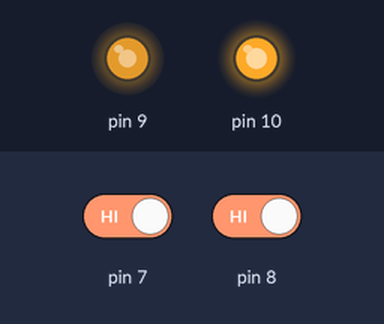
The sketch below on a simulated Arduino Uno, built with avr-gcc and run on an emulated ATmega328P. Shown: output pins drawn as LEDs (lit = HIGH). The test bench sets the inputs (shaded band); at power-on: pin 7 HIGH, pin 8 HIGH.

Above: at 1.2 s.
1.3 s: pin 7 driven LOW
At 2.7 s:
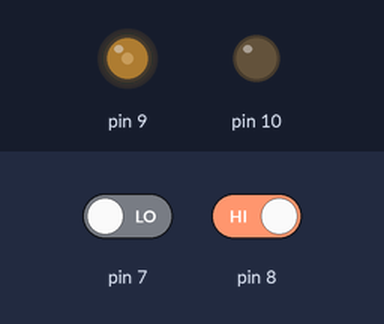
At 3.4 s:
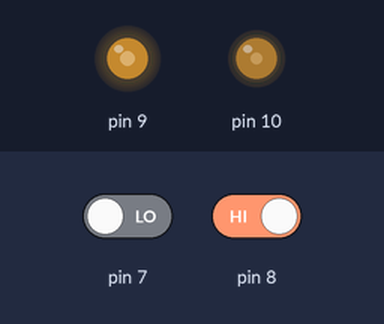
4.3 s: pin 8 driven LOW
7.3 s: pin 8 driven HIGH
10.3 s: pin 7 driven HIGH
At 11.5 s:
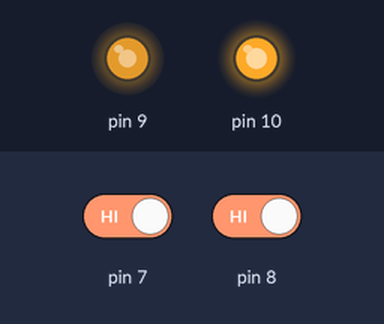
Timing chart, 0 to 13.0 s (numbered marks = the images above; inputs shaded):
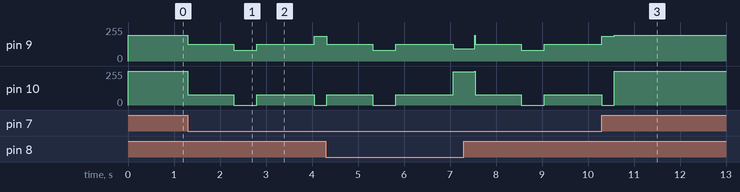

Measured:
- after the input at 1.3 s, pin 9: 192/255 → 127/255 at once, → 80/255 1.0 s later, → 127/255 0.50 s later, → 187/255 1.3 s later; pin 10: 254/255 → 77/255 at once, → 0/255 1.0 s later, → 77/255 0.50 s later, → 0/255 1.3 s later
- after the input at 10.3 s, pin 9: goes on until 10.6 s, then stays 192/255; pin 10: goes on until 10.6 s, then stays 254/255

The sketch:

Robot.ino
```cpp
void setup() {
  // put your setup code here, to run once:
  pinMode(7,INPUT);
  pinMode(8,INPUT);
}


/*  enfrente();
  delay(1000);//enfrente 1 s= 23 cm
  //para();
  //delay(3000);
  //atras();
  //delay(1000);// atras 1 s= 23 cm
  float a=(1850/360)*90;// Izq 45°=462 o el valor de 90°
  float b=(1500/360)*90;// Der 45°=375 o el valor de 90°
  //gira_izq(a);
  //gira_der(b);
  //gira_der(b);
  */

void loop() {
  // put your main code here, to run repeatedly:
  avanza();
  delay(10);
  if(digitalRead(7)==0 && digitalRead(8)==0)
    sensores();
  else{
    if(digitalRead(7)==0)
      sensor_i();
    if(digitalRead(8)==0)
      sensor_d();
  }

}

void para(){
  analogWrite(9,127);//A1
  analogWrite(10,77);//A2
  delay(1000);
  }

void avanza(){
  analogWrite(9,192);//A1
  analogWrite(10,254);//A2
  }


void gira_izq(float a){
  analogWrite(9,92);//A1
  analogWrite(10,250);//A2
  delay(a);
}

void gira_der(float b){
  analogWrite(9,187);//A1
  analogWrite(10,0);//A2
  delay(b);
}

void atras(){
  analogWrite(9,80);//A1
  analogWrite(10,0);//A2
}

void sensor_d(){
  para();
  atras();
  delay(500);
  para();
  delay(250);
  gira_izq(462);
}

void sensor_i(){
  para();
  atras();
  delay(500);
  para();
  delay(250);
  gira_der(270);
}

void sensores(){
  para();
  atras();
  delay(500);
  para();
  delay(250);
  gira_izq(300);
  gira_izq(300);
  avanza();
  delay(500);
  para();
  delay(250);
  gira_der(200);
  gira_der(200);
}
```
